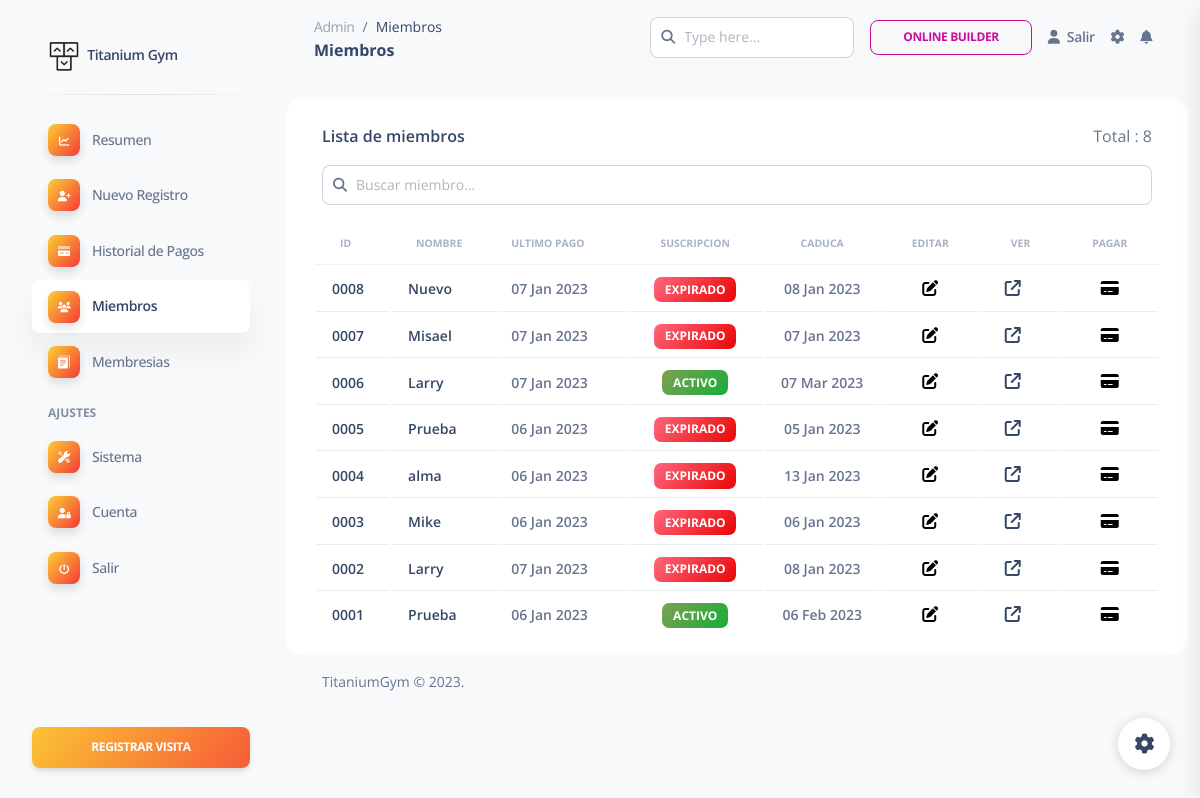
/dashboard/admin/members.php (signed in), run on an earlier commit of the app's database.
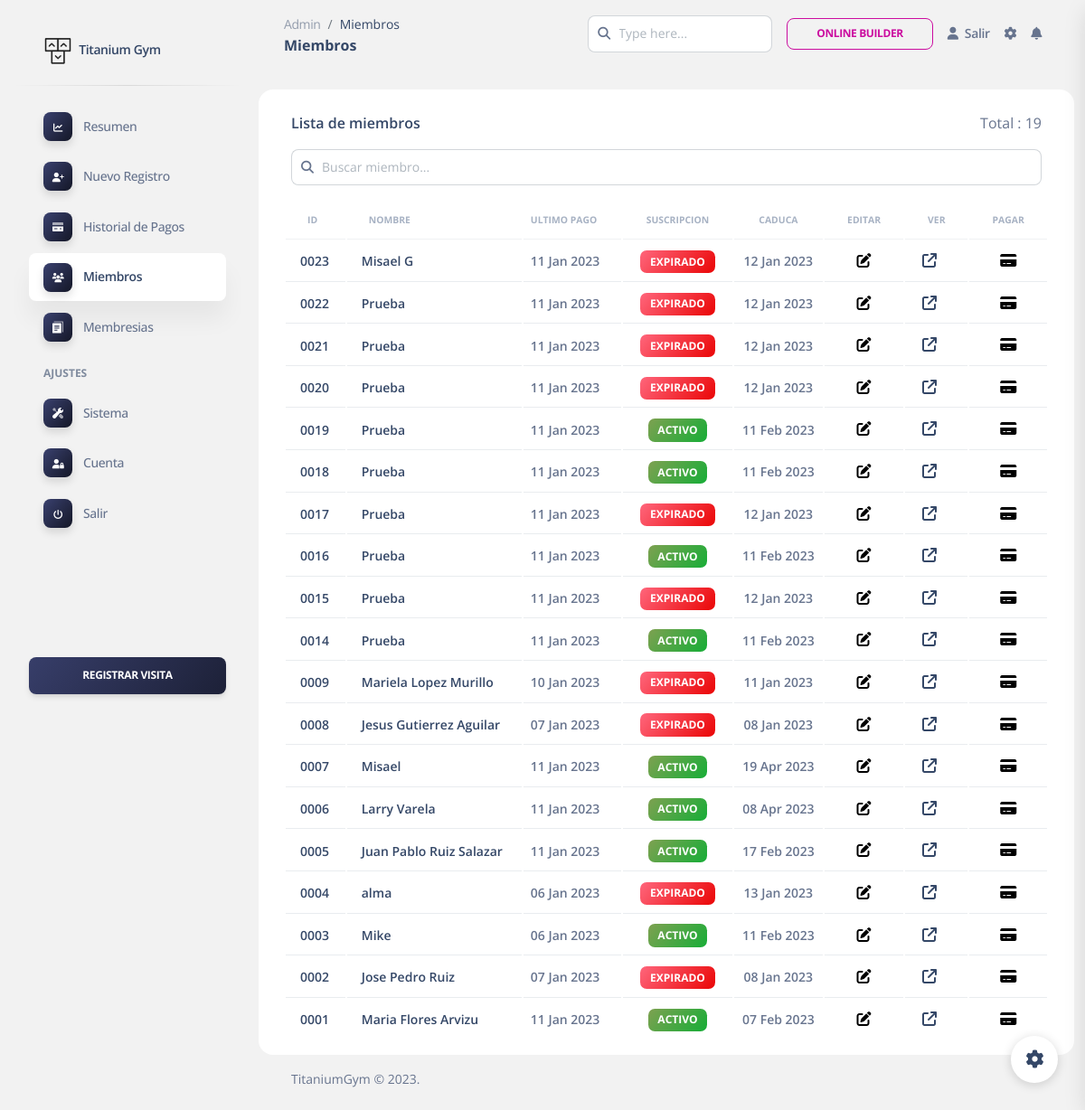
And on a later commit of the database.
### tables this page shows
CREATE TABLE `users` (
  `userid` int(4) UNSIGNED ZEROFILL NOT NULL,
  `username` varchar(40) NOT NULL,
  `gender` varchar(8) NOT NULL,
  `phone` varchar(15) NOT NULL,
  `dob` varchar(10) NOT NULL,
  `joining_date` varchar(10) NOT NULL
);

CREATE TABLE `enrolls_to` (
  `et_id` int(5) NOT NULL,
  `pid` varchar(8) NOT NULL,
  `paid_date` varchar(15) DEFAULT NULL,
  `expire` varchar(15) DEFAULT NULL,
  `startDate` varchar(15) NOT NULL,
  `uid` int(4) UNSIGNED ZEROFILL DEFAULT NULL,
  `amount` int(10) NOT NULL
);

### dashboard/admin/members.php (the view, shortened to what the changed rows need)
<?php
require '../../include/db_conn.php';
$backgroundColor =  $_SESSION['backgroundColor'];
?>
<!DOCTYPE html>
<html lang="es">
<head>
  <link rel="stylesheet" href="https://cdnjs.cloudflare.com/ajax/libs/font-awesome/6.2.1/css/all.min.css" />
  <link href="../assets/css/nucleo-icons.css" rel="stylesheet" />
  <link href="../assets/css/nucleo-svg.css" rel="stylesheet" />
  <link href="../assets/css/nucleo-svg.css" rel="stylesheet" />
  <link id="pagestyle" href="../assets/css/soft-ui-dashboard.css?v=1.0.6" rel="stylesheet" />
</head>
<body class="g-sidenav-show  bg-gray-100" style="<?php echo "background:$backgroundColor !important;"?>">
  <main class="main-content position-relative max-height-vh-100 h-100 border-radius-lg ">
    <div class="container-fluid py-4">
      <div class="row">
        <div class="card" style="box-shadow: none;">
              <div class="card-header pb-0">
                <div class="d-flex justify-content-between">
                  <h6>Lista de miembros</h6>
                  <p>
                  Total : <?php
                          $query = "select COUNT(*) from users";
                          $result = mysqli_query($con, $query);
                          if (mysqli_affected_rows($con) != 0) {
                            while ($row = mysqli_fetch_array($result, MYSQLI_ASSOC)) {
                              echo $row['COUNT(*)'];
                            }
                          }
                          ?>
                  </p>
                </div>
              </div>
              <div class="card-body p-3">
                <div class="row">
                  <div class="col-12">
                    <div class="table-responsive p-0">
                      <table class="table align-items-center mb-0">
                        <thead>
                          <tr>
                            <th class="text-uppercase text-secondary text-xxs font-weight-bolder opacity-7">ID</th>
                            <th class="text-uppercase text-secondary text-xxs font-weight-bolder opacity-7">Nombre</th>
                            <th class="text-uppercase text-secondary text-xxs font-weight-bolder opacity-7 ps-2">Ultimo Pago</th>
                            <th class="text-center text-uppercase text-secondary text-xxs font-weight-bolder opacity-7">Suscripcion</th>
                            <th class="text-center text-uppercase text-secondary text-xxs font-weight-bolder opacity-7">Caduca</th>
                            <th class="text-center text-uppercase text-secondary text-xxs font-weight-bolder opacity-7">Editar</th>
                            <th class="text-center text-uppercase text-secondary text-xxs font-weight-bolder opacity-7">Ver</th>
                            <th class="text-center text-uppercase text-secondary text-xxs font-weight-bolder opacity-7">Pagar</th>
                          </tr>
                        </thead>
                        <tbody id="membersTable">
                          <?php
                              $query  = "select * from users ORDER BY userid DESC";
                              $result = mysqli_query($con, $query);
                              if (mysqli_affected_rows($con) != 0) {
                                  while ($row = mysqli_fetch_array($result, MYSQLI_ASSOC)) {
                                      $emparray = array();
                                      $emparray[] = $row;
                                      $jsondata = json_encode($emparray);
                                      echo "<tr json-data='$jsondata'>";
                                      $uid   = $row['userid'];
                                      echo "<td>
                                      <div class='d-flex px-2'>
                                        <h6 class='mb-0 text-sm'>". $uid ." </h6>
                                      </td>";
                                      echo "<td>
                                      <div class='d-flex px-2'>
                                        <h6 class='mb-0 text-sm'>". $row['username'] ." </h6>
                                      </td>";
                                      $expireDate =  str_replace('-', '/', $row['dob']);
                                      $today = date('Y/m/d');
                                      $timestamp1 = strtotime($expireDate);
                                      $timestamp2 = strtotime($today);
                                      if (date('Ymd', $timestamp1) <= date('Ymd', $timestamp2)) {
                                          $statusString = "Expirado";
                                          $statusClass = "bg-gradient-danger";
                                      } else {
                                          $statusString = "Activo";
                                          $statusClass = "bg-gradient-success";
                                      }
                                      $query2  = "select * from enrolls_to where uid = $uid order by paid_date desc limit 1";
                                      $result2 = mysqli_query($con, $query2);
                                      $lastPayment = mysqli_fetch_array($result2);
                                      $_lastPaymentStr =  $lastPayment ? date("Y-m-d",strtotime($lastPayment['paid_date'])) : '';
                                      $lastPaymentStr= strftime('%d %b %Y', strtotime($_lastPaymentStr));
                                      $userExpire=  strftime('%d %b %Y',  strtotime($row['dob']));
                                      echo "<td><p class='text-sm font-weight-bold mb-0'> $lastPaymentStr</p></td>";
                                      echo "<td class='text-center'><span class='badge badge-sm ${statusClass}'>$statusString</span></td>";
                                      echo "<td class='text-center'><p class='text-sm font-weight-bold mb-0'>" . $userExpire . "</p></td>";
                                              echo "<td class='text-center'><form action='edit_member.php' method='post'>
                                                    <button type='submit' style='border: 0; background: none;'>
                                                      <i class='fa-solid fa-pen-to-square'></i>
                                                    </button>
                                                    <input type='hidden' name='name' value='" . $uid . "'/>
                                                    </form></td>";
                                                    echo "<td class='text-center'>
                                                    <a href='view_member.php?id=$uid'><i class='fa-solid fa-arrow-up-right-from-square'></i></a>
                                                    <button type='submit' style='border: 0; background: none;'>
                                                    </button>
                                                   </td>";
                                          echo "<td class='text-center'><form action='make_payments.php' method='post'>
                                                    <button type='submit' style='border: 0; background: none;'>
                                                    <i class='fa-sharp fa-solid fa-credit-card'></i>
                                                    </button>
                                                    <input type='hidden' name='userID' value='" . $uid . "'/>
                                                    <input type='hidden' name='planID' value='RMNOGS'>
                                                    </form></td>";
                                              echo "</tr>";
                                          }
                              }
                            ?>
                        </tbody>
                      </table>
                    </div>
                  </div>
                </div>
              </div>
        </div>
      </div>
    </div>
  </main>
</body>
</html>

What changed in the data, as far as the page shows it:
added users: userid "0023", username "Misael G", enrolls_to.paid_date "11 Jan 2023", dob "EXPIRADO", dob "12 Jan 2023"
added users: userid "0022", username "Prueba", enrolls_to.paid_date "11 Jan 2023", dob "EXPIRADO", dob "12 Jan 2023"
added users: userid "0021", username "Prueba", enrolls_to.paid_date "11 Jan 2023", dob "EXPIRADO", dob "12 Jan 2023"
added users: userid "0020", username "Prueba", enrolls_to.paid_date "11 Jan 2023", dob "EXPIRADO", dob "12 Jan 2023"
added users: userid "0019", username "Prueba", enrolls_to.paid_date "11 Jan 2023", dob "ACTIVO", dob "11 Feb 2023"
added users: userid "0018", username "Prueba", enrolls_to.paid_date "11 Jan 2023", dob "ACTIVO", dob "11 Feb 2023"
added users: userid "0017", username "Prueba", enrolls_to.paid_date "11 Jan 2023", dob "EXPIRADO", dob "12 Jan 2023"
added users: userid "0016", username "Prueba", enrolls_to.paid_date "11 Jan 2023", dob "ACTIVO", dob "11 Feb 2023"
added users: userid "0015", username "Prueba", enrolls_to.paid_date "11 Jan 2023", dob "EXPIRADO", dob "12 Jan 2023"
added users: userid "0014", username "Prueba", enrolls_to.paid_date "11 Jan 2023", dob "ACTIVO", dob "11 Feb 2023"
added users: userid "0009", username "Mariela Lopez Murillo", enrolls_to.paid_date "10 Jan 2023", dob "EXPIRADO", dob "11 Jan 2023"
changed users "0008": username "Nuevo" → "Jesus Gutierrez Aguilar"
changed users "Misael": enrolls_to.paid_date "07 Jan 2023" → "11 Jan 2023"; dob "EXPIRADO" → "ACTIVO"; dob "07 Jan 2023" → "19 Apr 2023"
changed users "0006": username "Larry" → "Larry Varela"; enrolls_to.paid_date "07 Jan 2023" → "11 Jan 2023"; dob "07 Mar 2023" → "08 Apr 2023"
changed users "0005": username "Prueba" → "Juan Pablo Ruiz Salazar"; enrolls_to.paid_date "06 Jan 2023" → "11 Jan 2023"; dob "EXPIRADO" → "ACTIVO"; dob "05 Jan 2023" → "17 Feb 2023"
changed users "Mike": dob "EXPIRADO" → "ACTIVO"; dob "06 Jan 2023" → "11 Feb 2023"
changed users "0002": username "Larry" → "Jose Pedro Ruiz"
changed users "0001": username "Prueba" → "Maria Flores Arvizu"; enrolls_to.paid_date "06 Jan 2023" → "11 Jan 2023"; dob "06 Feb 2023" → "07 Feb 2023"
Also different on the page:
new list line: "19"
list line gone: "8"
